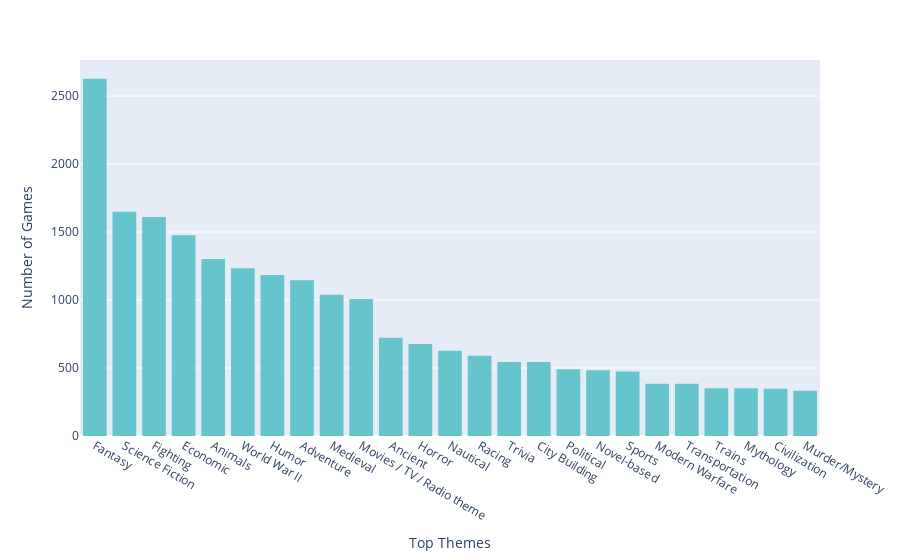

The notebook cell saved with this chart:
### Code cell
themes_reduced = themes_reduced[:25]

fig = px.histogram(themes_popular, x= themes_popular.index, y=themes_popular, color_discrete_sequence = color_pallete)

fig.update_layout(
    xaxis_title_text='Top Themes', # xaxis label
    yaxis_title_text='Number of Games', # yaxis label
)

fig.show()

### Figure 1 — Plotly figure (JSON) as saved in the notebook; plotly's stock layout.template omitted (floating-point values rounded to 4 significant figures)
{"data": [{"alignmentgroup": "True", "bingroup": "x", "histfunc": "sum", "hovertemplate": "index=%{x}<br>sum of y=%{y}<extra></extra>", "legendgroup": "", "marker": {"color": "rgb(102, 197, 204)", "pattern": {"shape": ""}}, "name": "", "offsetgroup": "", "orientation": "v", "showlegend": false, "type": "histogram", "x": ["Fantasy", "Science Fiction", "Fighting", "Economic", "Animals", "World War II", "Humor", "Adventure", "Medieval", "Movies / TV / Radio theme", "Ancient", "Horror", "Nautical", "Racing", "Trivia", "City Building", "Political", "Novel-based", "Sports", "Modern Warfare", "Transportation", "Trains", "Mythology", "Civilization", "Murder/Mystery"], "xaxis": "x", "y": [2627, 1650, 1611, 1476, 1301, 1234, 1184, 1146, 1039, 1008, 723, 676, 627, 591, 545, 544, 491, 484, 474, 385, 384, 351, 351, 347, 333], "yaxis": "y"}], "layout": {"barmode": "relative", "legend": {"tracegroupgap": 0}, "margin": {"t": 60}, "xaxis": {"anchor": "y", "domain": [0, 1], "title": {"text": "Top Themes"}}, "yaxis": {"anchor": "x", "domain": [0, 1], "title": {"text": "Number of Games"}}}}
